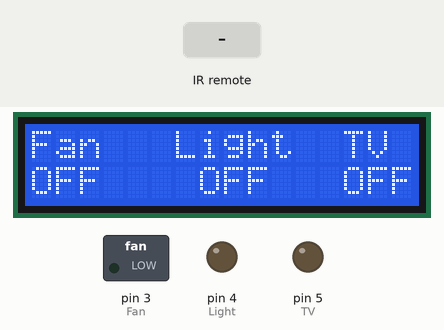
Simulated run of this sketch. Board: Arduino Uno, built with avr-gcc and run on an emulated ATmega328P. Shown: 16×2 character LCD, switched loads named in the sketch (green lamp = pin HIGH), output pins drawn as LEDs (lit = HIGH). The inputs (shaded band) are chosen by the test bench. What the sketch prints to the serial monitor is not drawn.

Above: at 5.2 s.
5.3 s: infrared code 0x1FE00FF received
At 6.6 s:
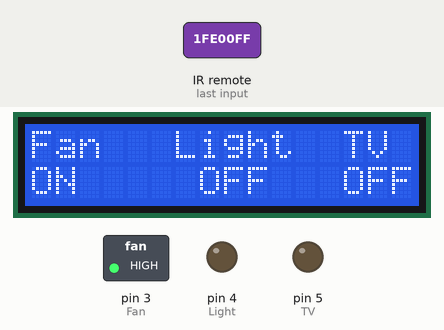
6.9 s: infrared code 0x1FE9867 received
At 7.9 s:
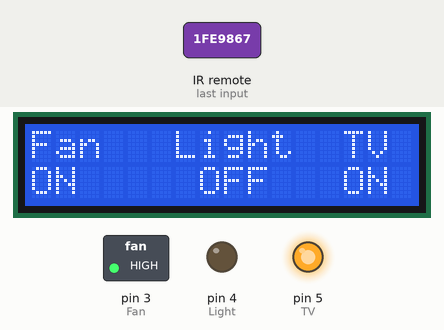
8.5 s: infrared code 0x1FE48B7 received
At 9.2 s:
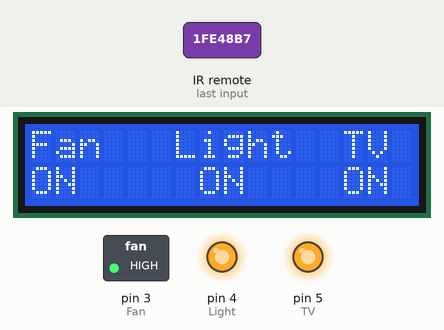
10.1 s: infrared code 0x1FE00FF received
At 11.4 s:
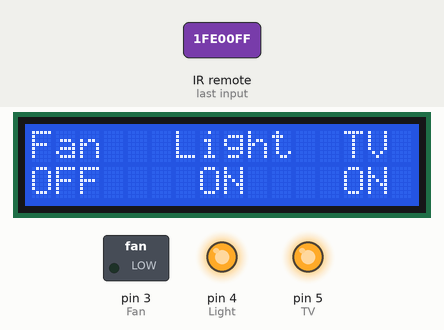
11.7 s: infrared code 0x1FE9867 received
At 12.8 s:
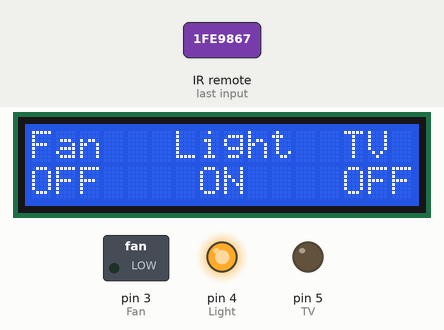
13.3 s: infrared code 0x1FE00FF received
At 14.0 s:
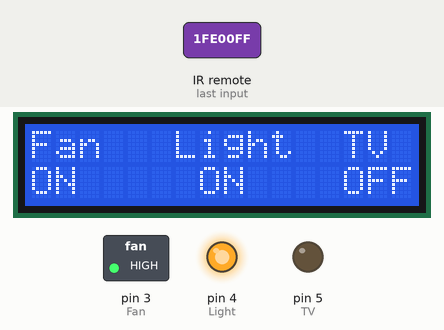
Timing chart, 0 to 15.9 s (numbered marks = the images above; inputs shaded):
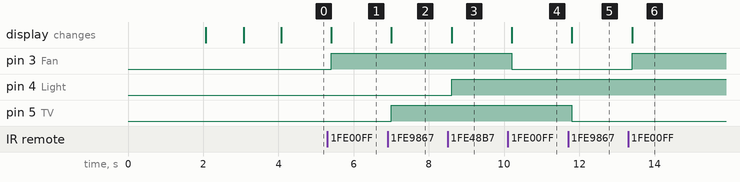

The sketch:

home_automation.ino
```cpp
#include<LiquidCrystal.h>
#include <IRremote.h>
const int RECV_PIN=14;
IRrecv irrecv(RECV_PIN);
decode_results results;
#include<LiquidCrystal.h>
LiquidCrystal lcd(6,7,8,9,10,11);
#define Fan 3
#define Light 4
#define TV 5
int i=0,j=0,k=0,n=0;
void setup()
{
  Serial.begin(9600);
  lcd.begin(16,2);
  pinMode(Fan, OUTPUT);
  pinMode(Light, OUTPUT);
  pinMode(TV, OUTPUT);
  //digitalWrite(13,HIGH);
  lcd.print("Remote Controlled");
  lcd.setCursor(0,1);
  lcd.print("Home Automation");
  delay(2000);
  lcd.clear();
  lcd.print("Circuit Digest");
  lcd.setCursor(0,1);
  delay(1000);
  lcd.print("System Ready...");
  delay(1000);
  irrecv.enableIRIn(); // Start the receiver
  irrecv.blink13(true);
  lcd.clear();
  lcd.setCursor(0,0);
  lcd.print("Fan   Light  TV ");
  lcd.setCursor(0,1);
  lcd.print("OFF    OFF   OFF");
}
void loop()
{
  if (irrecv.decode(&results))
   {
     Serial.println(results.value,HEX);
     delay(100);
     lcd.setCursor(0,0);
     lcd.print("Fan   Light  TV");
     if(results.value==0x1FE00FF)
     {
        i++;
        int x=i%2;
        digitalWrite(Fan, x);
        lcd.setCursor(0,1);
        if(x)
        lcd.print("ON  ");
        else
        lcd.print("OFF ");
       // delay(200);
     }
     else if(results.value==0x1FEF00F)    //  key 1
     {
        j++;
        int x=j%2;
        digitalWrite(Light, x);
        lcd.setCursor(6,1);
        if(x)
        lcd.print("ON   ");
        else
        lcd.print("OFF  ");
       // delay(200);
     }
     if(results.value==0x1FE9867)
     {
        k++;
        int x=k%2;
        digitalWrite(TV, x);
        lcd.setCursor(13,1);
        if(x)
        lcd.print("ON ");
        else
        lcd.print("OFF");
       // delay(200);
       }
        if(results.value==0x1FE48B7)
       {
        n++;
        int x=n%2;
        digitalWrite(TV, x);
        digitalWrite(Fan,x);
        digitalWrite(Light,x);
        lcd.setCursor(0,1);
        if(x)
        lcd.print("ON     ON    ON ");
        else
        lcd.print("OFF    OFF   OFF");
        //delay(200);
       }
     irrecv.resume(); // Receive the next value
     //delay(100);
   }
}
```

Measured:
- after the input at 5.3 s, pin 3 (Fan): LOW → HIGH after 0.10 s; the display: changes after 0.10 s (image 1)
- after the input at 6.9 s, pin 5 (TV): LOW → HIGH after 0.10 s; the display: changes after 0.10 s (image 2)
- after the input at 8.5 s, pin 4 (Light): LOW → HIGH after 0.10 s; the display: changes after 0.11 s (image 3)
- after the input at 10.1 s, pin 3 (Fan): HIGH → LOW after 0.10 s; the display: changes after 0.10 s (image 4)
- after the input at 11.7 s, pin 5 (TV): HIGH → LOW after 0.10 s; the display: changes after 0.10 s (image 5)
- after the input at 13.3 s, pin 3 (Fan): LOW → HIGH after 0.10 s; the display: changes after 0.10 s (image 6)
